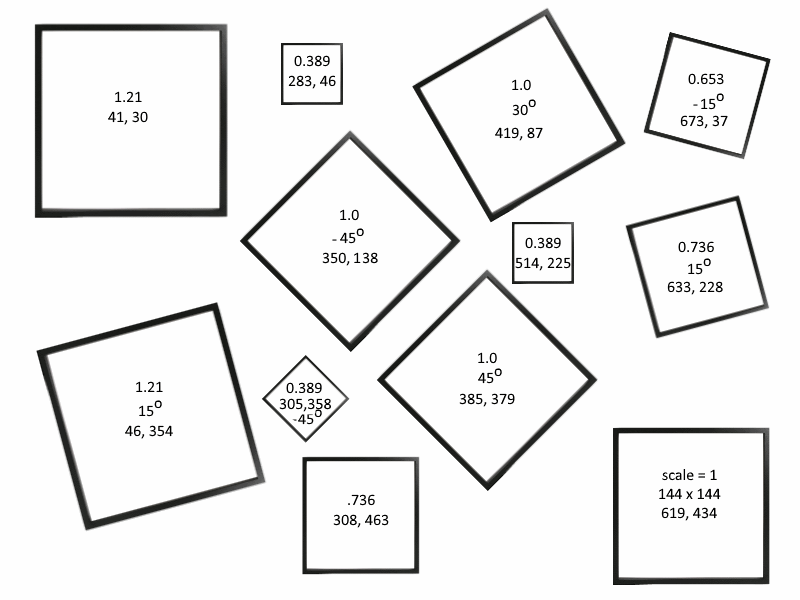
#> input picture computer_vision/3/PictureFrameCollage.png, 800 x 600 px
$ jupyter execute --allow-errors Lab3-ImageTransformations.ipynb
#> lines starting #> are read from the running program, lines starting #| are printed output that depends on the picture; after the words box and inside, x2 and y2 are one past the last pixel; in counts of white or black regions, pixels touching at a corner belong together
# Image Transformations Lab
All  of  the  programming  assignments  are  to  be  done  in  Python  using  additional  libraries  specified  in  the  assignments.  There  are many  libraries  available,  some  of  which  we  will  be  using,  and  you  are  welcome  to  use  them  with  one  exception:  if  the  library  or  a  function  within  it  performs  the  specific  function  you  are  asked  to  code,  you  may  not  use  that  other  than  perhaps  as  a  reference  to  compare  against. All  of  the  code  you  submit  must  be  your  own. You are welcome to turn in a completed jupyter notebook.

**Note:** In most math classes, the direction of the positve Y-axis is up. In this lab (and most image packages), the direction of the positive Y-axis is down. This means that you will need to rotate in the opposite direction of what you might intuitively think.

**Note:** For this lab you will need a package called Python Image Libary or PIL. You may need to install it into your python environment with `conda install pillow` or `pip install pillow`.

#### Preliminary Code

[cell 1]
import numpy as np
import matplotlib.pyplot as plt
from PIL import Image

# Set the default figure size for all plots
plt.rcParams['figure.figsize'] = [10, 8]

# [19 lines of commented-out code are left out]

#### Your Defined Transformations

For this lab you will take a set of 12 images that are given to you, then perform the appropriate translations, rotations, and scales to place those images in the locations specified in the output collage. You will need to provide the appropriate transformation matrices to place the other 11. The transformation matrices should assume homogenous coordinates. One of the 12 images has been done for you in the code below.

Tip: Make sure you are comfortable with building your own transformations and how the compositing code works, then try implementing your own function that generates transformation matrices based on scale, roation, and translation values.

`Bird Class`
---

**The `Bird` class is initialized with the `PIL` image.**
**Later the `Bird` object is assigned it's transformation matrix**

[cell 2]
class Bird:
    def __init__(self, im):
        self.image = im
        self.m = None

    def build_affine(self, t, scale = 1.0, degree = None, radian = None):

        # grab all transformation values now because FOMO... and I'll probably need them later
        self.t = t
        self.scale = scale
        self.degree = degree
        self.radian = radian

        # default 'scale' is 1
        # branchless pathing where final matrix is unchanged (scaled by 1), or modified by a scalar
        S = np.array([[scale, 0, 0],
                      [0, scale, 0],
                      [0, 0, 1]])

        T = np.array([[1, 0, t[0]],
                      [0, 1, t[1]],
                      [0, 0, 1]], dtype = np.float32)

        if degree or radian:
            theta = -radian if radian else -np.radians(degree) # dynamically handles rads or degs

            R = np.array([[np.cos(theta), -np.sin(theta), 0],
                          [np.sin(theta), np.cos(theta), 0],
                          [0, 0, 1]], dtype = np.float32)
            self.m = T @ R @ S
        else: # if no degree or radian, then there's no rotation that needs to be applied
            self.m = T @ S

`Load All Images`
---

**`glob` all files at once.**
**Sort files by filename number.**
**Sync filename number with list indices.**

[cell 3]
import glob as g
import re

# load background
frame = Image.open("PictureFrameCollage.png").convert("RGB")

# get all "Bird" files
images = g.glob('Bird*.png')

# sort the files numerically
images = sorted(images, key = lambda x: int(re.search(r'\d+', x).group())) # a lil dash of regex for some easy string manipulation
birds = []

# birds[] and Bird*.png now have identical indeces
for image in images:
    bird = Bird(im = Image.open(image).convert("RGB"))
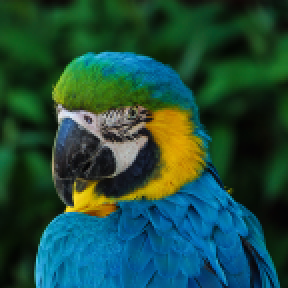
#> input picture computer_vision/3/Bird0.png, 144 x 144 px (shown 2 times larger)
#> in __init__, self.image is the input picture: PIL image 144x144 RGB; mean R, G, B 30.5, 75.9, 61.2
    birds.append(bird)

`Modified Compose Function`
---

**The modified `compose()` composites *ALL* of the bird images onto the `frame` in one go.**

[cell 4]
def compose(frame, birds):

    width, height = frame.size
#> width = 800; height = 600
    result = frame.copy() # compiler gets mad if "result" isn't init before pasting

    for bird in birds:
        #Invert matrix for compose function, grab values for Affine Transform
        t = np.linalg.inv(bird.m)
        a, b, c = t[0,0], t[0,1], t[0,2]
        d, e, f = t[1,0], t[1,1], t[1,2]

        image = bird.image.transform(
            (width,height),
            Image.AFFINE,
            (a, b, c, d, e, f),
            Image.BICUBIC
        )

        #Make mask from image's location
        image_array = np.array(image)
        mask_values = 255.0*(np.sum(image_array, axis = -1) > 0)
        mask = Image.fromarray(mask_values).convert('1')

        # composite ALL birdies
        result.paste(image, (0, 0), mask)
#> this loop made 3 passes
#> pass 1, in compose, `image = bird.image.transform( (width,height), Image.AFFINE, (a, b, c, ..`:
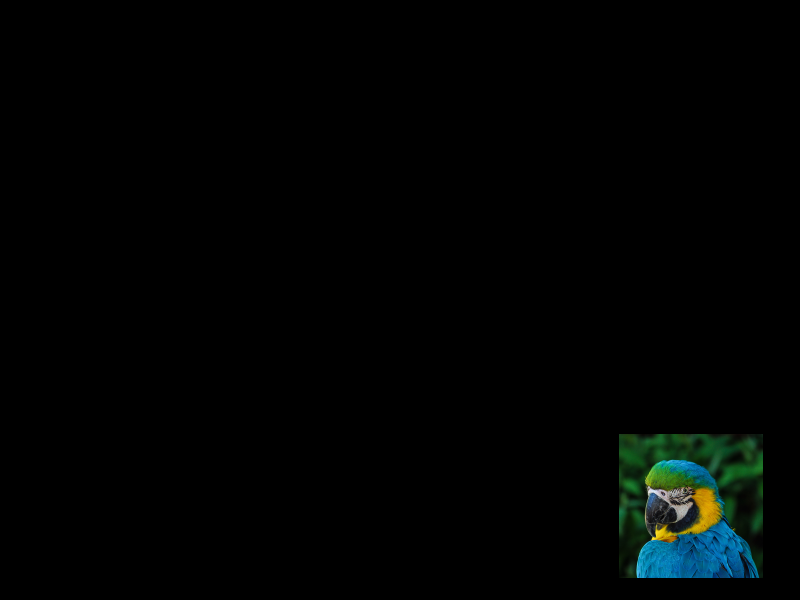
#> image: PIL image 800x600 RGB; mean R, G, B 1.3, 3.3, 2.6
#> pass 1, in compose, `mask_values = 255.0*(np.sum(image_array, axis = -1) > 0)`:
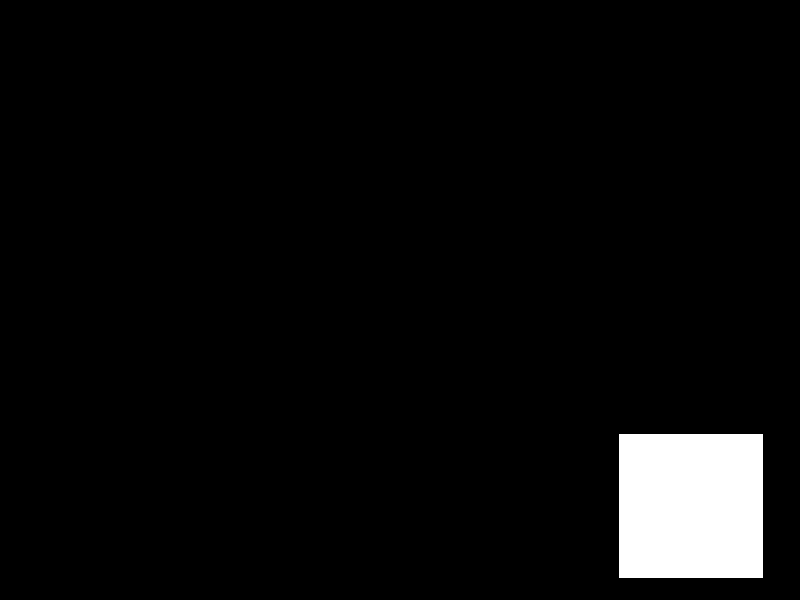
#> mask_values: shape (600, 800) float64; 4.3% white; 1 white region, box (x1, y1, x2, y2) and area: (619, 434, 763, 578) 20736
#> pass 2, in compose, `image = bird.image.transform( (width,height), Image.AFFINE, (a, b, c, ..`:
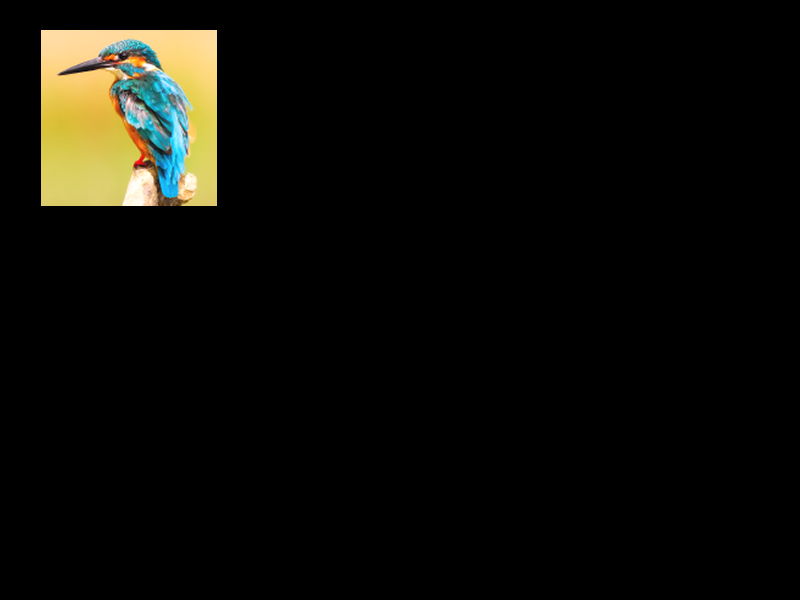
#> image: PIL image 800x600 RGB; mean R, G, B 12.7, 12.1, 7.7
#> after the loop:
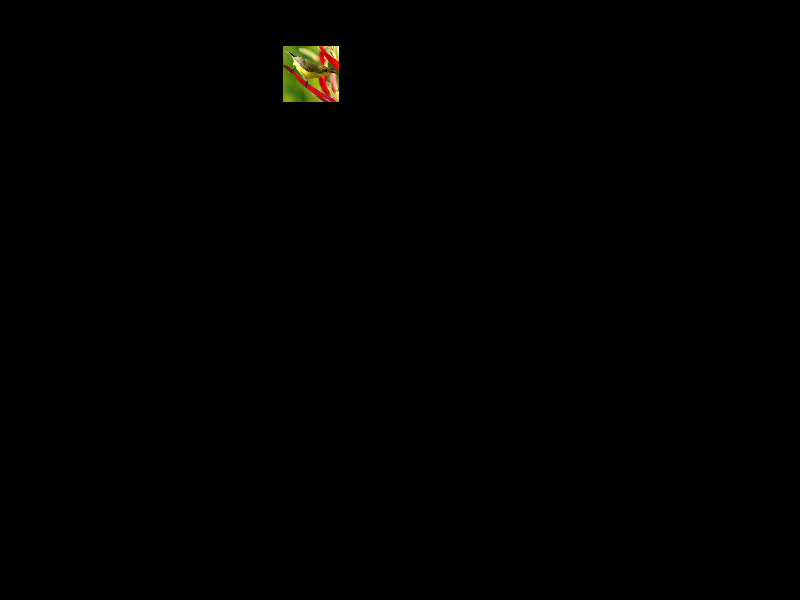
#> image: PIL image 800x600 RGB; mean R, G, B 0.9, 0.8, 0.3
#> after the loop:
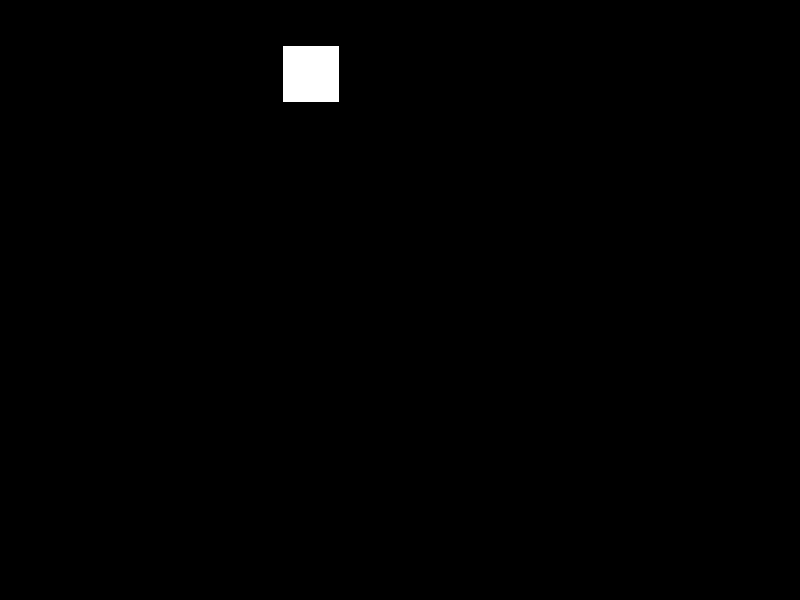
#> mask_values: shape (600, 800) float64; 0.65% white; 1 white region, box (x1, y1, x2, y2) and area: (283, 46, 339, 102) 3136
#> after the loop:
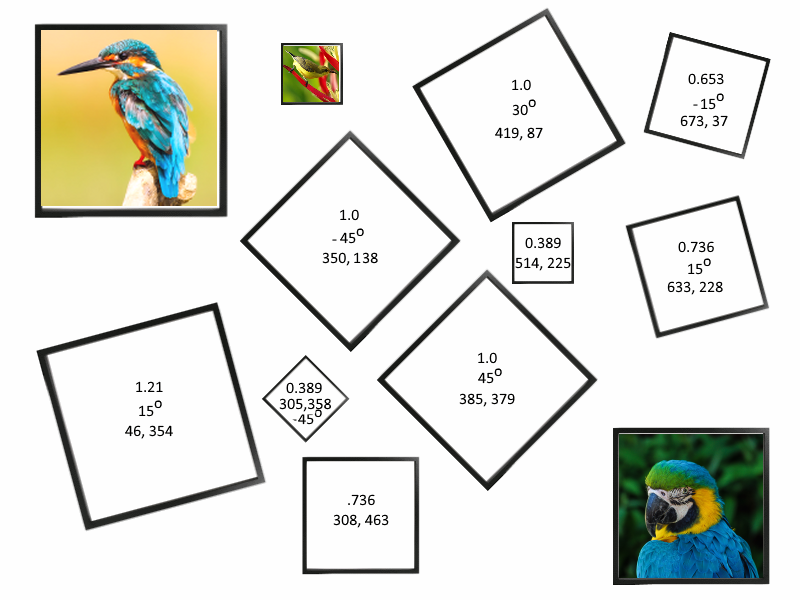
#> result: PIL image 800x600 RGB; mean R, G, B 224, 225.3, 219.6
    return result
